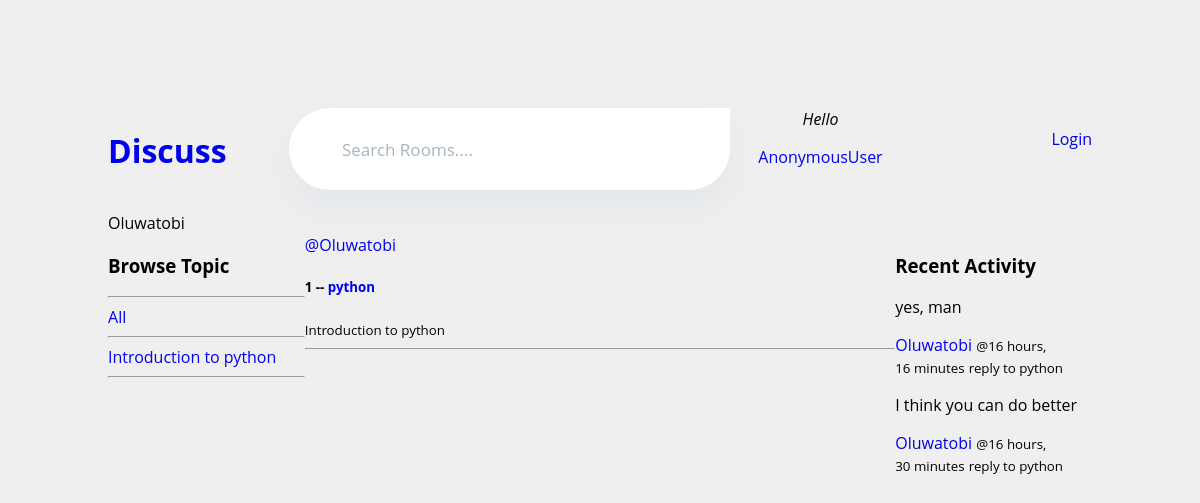
/profile/2, run on an earlier commit of the app's database.
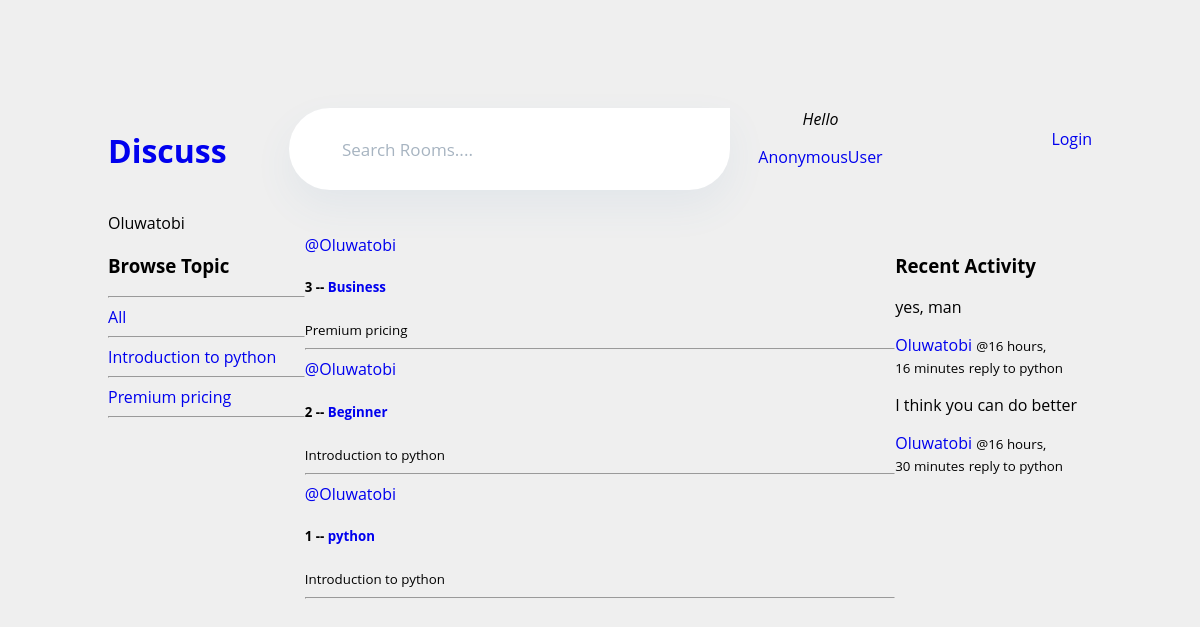
And on a later commit of the database.
### base/models.py (models this page shows, shortened)
class Topic(models.Model):
    name = models.CharField(max_length=200)

class Room(models.Model):
    host = models.ForeignKey(User, on_delete=models.SET_NULL, null=True)
    topic = models.ForeignKey(Topic, on_delete=models.SET_NULL, null=True)
    name = models.CharField(max_length=200)
    description = models.TextField(null=True, blank=True)
    participants = models.ManyToManyField(
        User, related_name='participants', blank=True)
    updated = models.DateTimeField(auto_now=True)
    created = models.DateTimeField(auto_now_add=True)
    class Meta:
        ordering = ['-updated', '-created']
    def __str__(self):
        return self.name

class Message(models.Model):
    user = models.ForeignKey(User, on_delete=models.CASCADE)
    room = models.ForeignKey(Room, on_delete=models.CASCADE)
    body = models.TextField()
    updated = models.DateTimeField(auto_now=True)
    created = models.DateTimeField(auto_now_add=True)
    class Meta:
        ordering = ['-updated', '-created']

### base/views.py (the view)
# urls.py: path("profile/<str:pk>", views.user_profile, name="profile"),
def user_profile(request, pk):
    user = User.objects.get(id=pk)
    rooms = user.room_set.all()
    room_message = user.message_set.all()
    topics = Topic.objects.all()
    context = {"user": user, "rooms": rooms, "room_message": room_message, "topics":topics}
    return render(request, "base/user_profile.html", context)

### base/templates/base/user_profile.html (shortened to what this page needs)
{% extends 'main.html' %} {% block content %} {{user.username}}
<div class="profile_container">
  <div>{% include 'base/topics_component.html' %}</div>
  <div>{% include 'base/feeds_component.html' %}</div>
  <div>{% include 'base/activiity.component.html' %}</div>
</div>
{% endblock %}

### template/main.html (shortened to what this page needs)
<!DOCTYPE html>
{% load static %}
<html lang="en">
  <head>
    <link rel="stylesheet" type="text/css"  href="{% static 'styles/main.css' %}">
  </head>
  <body>
    {% include 'navbar.html' %}  {% block content %} {% endblock %}
  </body>
</html>

### template/navbar.html
{% load static %}
<div class="navbar">
  <div class="image">
    <h1><a href="/">
      Discuss
    </a></h1>
  </div>
  <div class="input-group">
    <form action="{% url 'home' %}" method="GET">
      <input
        value=""
        class="form-control"
        type="text"
        name="q"
        placeholder="Search Rooms...."
      />
      <label for="q">Search Rooms....</label>
    </form>
  </div>
  <div class="header_profile">
    <i>Hello</i>
    <p><a href="{% url 'profile' request.user.id  %}">{{request.user}}</a></p>
  </div>
  <div class="loginout">
    {% if request.user.is_authenticated %}
    <a href="{% url 'logout' %}">Logout</a>
    {% else %}
    <a href="{% url 'login' %}"> Login</a>
    {% endif %}
  </div>
</div>

### base/templates/base/topics_component.html
 <h3>Browse Topic</h3>
    <hr />
    <div>
      <a href="{% url 'home' %}"> All </a>
      <hr />
    </div>
    {% for topic in topics %}
    <div>
      <a href="{% url 'home' %}?q={{topic.name}}"> {{topic.name}} </a>
    </div>
    <hr />
    {% endfor %}

### base/templates/base/feeds_component.html (shortened to what this page needs)
<div>
  {% for room in rooms %}
  <div>
    <a href="{% url 'profile' room.host.id %}">@{{room.host.username}}</a>
    <h5>{{room.id}} -- <a href="{% url 'room' room.id %}">{{room.name}}</a></h5>
    <small>{{room.topic.name}}</small>
    <hr />
  </div>
  {% endfor %}
</div>

### base/templates/base/activiity.component.html (shortened to what this page needs)
<h3>Recent Activity</h3>
{% for message in room_message %}
<p>{{ message.body }}</p>
<a href="{% url 'profile' message.user.id  %}">{{ message.user }}</a>
<small>@{{ message.created | timesince }}</small>
<small>reply to {{ message.room }}</small>
 {% endfor %}

### static/styles/main.css (style rules this page uses)
body { background-color: aquamarine; }
.navbar { display: grid; grid-template-columns: 1fr 2fr 1fr 1fr; }
body { background-color: #efefef; padding: 100px; font-family: "Open Sans", "Arial", snas-serif; }
.input-group { justify-content: center; display: block; width: 441px; max-width: 100%; height: 82px; border: 0; background-color: #ffffff; border-bottom-left-radius: 41px; border-bottom-right-radius: 41px; border-top-left-radius: 41px; border-top-right-radius: 0; box-shadow: 0 17px 40px 0 rgba(75, 128, 182, 0.07); margin-bottom: 22px; position: relative; font-size: 17px; color: #a7b4c1; transition: opacity 0.2s ease-in-out, filter 0.2s ease-in-out, box-shadow 0.1s ease-in-out; }
.input-group input { position: absolute; border: 0; box-shadow: none; background-color: rgba(255, 255, 255, 0); top: 0; height: 65px; width: 100%; padding: 0 53px; box-sizing: border-box; z-index: 3; display: block; color: #1a6fc4; font-size: 17px; font-family: "Oxygen", sans-serif; transition: top 0.1s ease-in-out; }
.input-group input::placeholder { color: rgba(0, 0, 0, 0); }
.input-group input:focus, .input-group input:not(:placeholder-shown) { top: 17px; }
.input-group label { position: absolute; border: 0; top: 0; left: 0; right: 0; bottom: 0; z-index: 2; display: flex; align-items: center; padding: 0 53px; box-sizing: border-box; transition: all 0.1s ease-in-out; cursor: text; }
.input-group input:focus + label, .input-group input:not(:placeholder-shown) + label { bottom: 20px; font-size: 13px; opacity: 0.7; }
a { text-decoration: none; }
.image { justify-content: center; }
.header_profile { text-align: center; }
.loginout { margin-left: auto; margin-top: 20px; }

### base/templates/base/user_profile.html (style rules this page uses)
.profile_container { display: grid; grid-template-columns: 1fr 3fr 1fr; }

What changed in the data, as far as the page shows it:
added Topic: name "Premium pricing"
added Room: host.username "Oluwatobi", id "3", name "Business", topic.name "Premium pricing"
added Room: host.username "Oluwatobi", id "2", name "Beginner", topic.name "Introduction to python"
